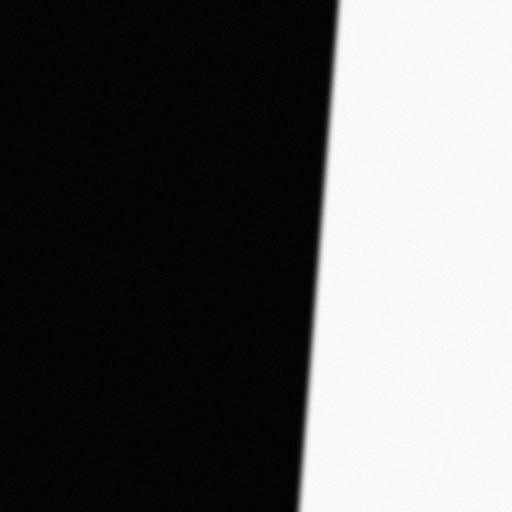
#> input picture images/fantom01.bmp, 512 x 512 px
$ python mtf_old.py   (older library calls are emulated)
#> lines starting #> are read from the running program, lines starting #| are printed output that depends on the picture
import numpy as np
import matplotlib.pyplot as plt
import cv2
from scipy.fftpack import fft
import os

M = 512
dw = 1 / M
s = 500 * 1e-6
w_param = 1

def MTF(img):
    # nalazenje pragova
    for i in range(512):
        if img[10, i] > 50:
            x11 = i
            y11 = img[10, i]
            break

    for i in range(512):
        if img[500, i] > 50:
            x21 = i
            y21 = img[500, i]
            break

    for i in range(512):
        if img[10, i] > 200:
            x12 = i
            y12 = img[10, i]
            break

    for i in range(512):
        if img[500, i] > 200:
            x22 = i
            y22 = img[500, i]
            break

    k1 = (y12 - y11) / (x12 - x11)
    # m1 = (maksimum - y11) / k1 + x11
    m1 = (125 - y11) / k1 + x11

    k2 = (y22 - y21) / (x22 - x21)
    # m2 = (maksimum - y21) / k2 + x21
    m2 = (125 - y21) / k2 + x21

    br = 0
    for i in range(512):
        if img[500, i] > 150:
            br += 1
        if img[10, i] > 150:
            break

    # d = np.abs(m1 - m2)
    d = br * 0.5
    dx = d / 489;

    if x11 == x12 and x21 == x22:
        N = 1
    else:
        N = int(np.floor(1 / dx))

    # ESF
    img_cut = img[:N, :]

    if N == 1:
        esf = np.reshape(img_cut.T, N * 512)
        # w = np.arange(0, N * M / 2 * dw, dw)
    else:
        # ako nemamo slope uzimamo samo jedan red na sredini
        esf = img[250, :]
        # w = np.arange(0, (M / 2 - 1) * dw, dw)

    # LSF
    lsf = np.gradient(esf)

    # MTF
    mtf = fft(lsf)
    mtf_normalized = np.abs(mtf[: ((N * 512) // 2)] / mtf[0])
    mtf_normalized = mtf_normalized[:M//2]
    return mtf_normalized


def img_params(img, img_number):
    # slope-> poredimo prvu pojavu belog piksela u prvom i poslednjem redu
    first = 0
    last = 0
    slope = 0
    for i in range(512):
        if img[0, i] > 100: # prag za beli pixel je 100
            first = i
            break
        if img[511, i] > 100:
            last = i
            break
    if first != last:
        slope = 1

    # [26 lines of commented-out code are left out]

    contrast = (np.max(img) - np.min(img)) / (np.max(img) + np.min(img))
    snr = 20 * np.log10(np.mean(img) / np.std(img))
    laplacian = cv2.Laplacian(img, cv2.CV_64F)
    blur = np.var(laplacian)

    return {
        'num': img_number,
        'slope': slope,
        'contrast': contrast,
        'snr': snr,
        'blur': blur,
    }

def subplot_img_mtf(img, x, y, title: str = ''):
    ideal_mtf = np.abs(np.sinc(x))
    plt.figure()
    plt.subplot(1, 2, 1)
    plt.imshow(img, cmap='gray')
    plt.subplot(1, 2, 2)
    plt.title(title)
    plt.plot(x, y)
    plt.plot(x, ideal_mtf)
    plt.xlabel('ciklusa/mm')
    plt.ylabel('MTF')
    plt.grid()
    plt.show()

def test():
    img = cv2.imread(f'images/fantom11.bmp', 0)
    params = img_params(img)
    mtf = MTF(img)
    plt.plot(mtf)
    plt.show()

def analyze(params_list):
    contrasts = [p['contrast'] for p in params_list]
    snrs = [p['snr'] for p in params_list]
    blurs = [p['blur'] for p in params_list]

    mean_contrast = np.sum(contrasts) / 16
    mean_snr = np.sum(snrs) / len(snrs)
    mean_blur = np.sum(blurs) / 16

    contrasts_desc = ['high' if c >= mean_contrast else 'low' for c in contrasts]
    snrs_desc = ['high' if s >= mean_snr else 'low' for s in snrs]
    blurs_desc = ['high' if b >= mean_blur else 'low' for b in blurs]

    w = np.linspace(0, w_param, 256)
    cutoff_f = [w[np.argmax(p['mtf'] < 0.1)] for p in params_list]

    params_desc = []
    for i in range(16):
        param_desc = {
            'img': params_list[i]['img'],
            'mtf': params_list[i]['mtf'],
            'cutoff': cutoff_f[i],
            'num': params_list[i]['num'],
            'slope': params_list[i]['slope'],
            'contrast': contrasts_desc[i],
            'snr': snrs_desc[i],
            'blur': blurs_desc[i],
        }
        params_desc.append(param_desc)
    return params_desc

if __name__ == '__main__':

    file_list = os.listdir('images')
    params_list = []

    w = np.linspace(0, w_param, 256)
    ideal_mtf = np.sinc(w/2)

    for file in file_list:
        img = cv2.imread(f'images/{file}', 0)
#> img is the input picture: shape (512, 512); min 2, max 251, mean 96.4
        img_number = int(file[6:8])
        params = img_params(img, img_number)
#> in img_params, `contrast = (np.max(img) - np.min(img)) / (np.max(img) + np.min(img))`: contrast = 0.984
#> in img_params, `snr = 20 * np.log10(np.mean(img) / np.std(img))`: snr = -1.75
#> in img_params, `laplacian = cv2.Laplacian(img, cv2.CV_64F)`:
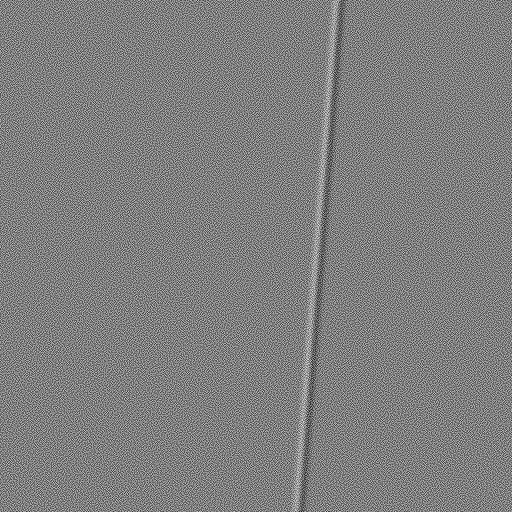
#> laplacian: shape (512, 512) float64; min -23, max 23, mean 0; drawn with min black and max white
#> in img_params, `blur = np.var(laplacian)`: blur = 40.48
#> params = {'num': 1, 'slope': 1, 'contrast': 0.984, 'snr': -1.75, 'blur': 40.48}
        params['img'] = img
        params['mtf'] = MTF(img)
#> the loop in MTF, `for i in range(512):` made 337 passes
#> y11 on pass 337: 77
#> the loop in MTF, `for i in range(512):` made 298 passes
#> y21 on pass 298: 61
#> the loop in MTF, `for i in range(512):` made 342 passes
#> y12 on pass 342: 215
#> the loop in MTF, `for i in range(512):` made 303 passes
#> y22 on pass 303: 205
#> in MTF, `k1 = (y12 - y11) / (x12 - x11)`: k1 = 27.6
#> in MTF, `m1 = (125 - y11) / k1 + x11`: m1 = 337.7
#> in MTF, `k2 = (y22 - y21) / (x22 - x21)`: k2 = 28.8
#> in MTF, `m2 = (125 - y21) / k2 + x21`: m2 = 299.2
#> after the loop in MTF, `for i in range(512):`: br = 40
#> in MTF, `d = br * 0.5`: d = 20
#> in MTF, `dx = d / 489;`: dx = 0.0409
#> in MTF, `N = int(np.floor(1 / dx))`: N = 24
#> in MTF, `img_cut = img[:N, :]`:
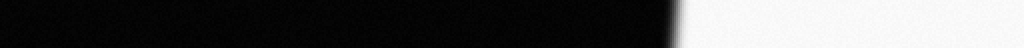
#> img_cut: shape (24, 512) (shown 2 times larger); min 2, max 251, mean 87.2
#> in MTF, `esf = img[250, :]`: esf = 512 values, max 251 at index 327, min 2 at index 1, mean 96.14
#> in MTF, `lsf = np.gradient(esf)`: lsf = 512 values, max 30.5 at index 318, min -2 at index 11, mean 0.484
#> in MTF, `mtf_normalized = np.abs(mtf[: ((N * 512) // 2)] / mtf[0])`: mtf_normalized = 512 values, max 1 at index 0, min 0.00291 at index 253, mean 0.189
#> in MTF, `mtf_normalized = mtf_normalized[:M//2]`: mtf_normalized = 256 values, max 1 at index 0, min 0.00291 at index 253, mean 0.191
        params_list.append(params)
        subplot_img_mtf(params['img'], w, params['mtf'], '')
#> in subplot_img_mtf, `plt.show()`:
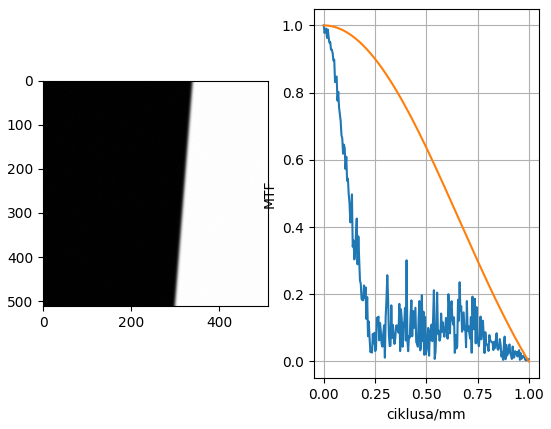
#> figure drawn by matplotlib, 2 panels; panel 2: curve peaks at x = 0, y = 1; panel 2: curve peaks at x = 0, y = 1
#> pass 2 of the loop `for file in file_list:`:
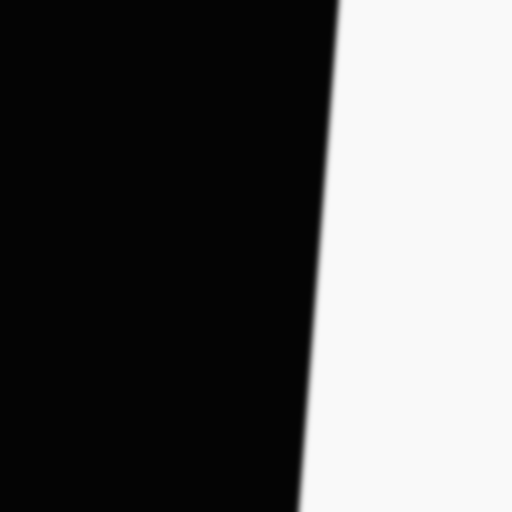
#> input picture images/fantom02.bmp, 512 x 512 px
#> img is the input picture: shape (512, 512); min 4, max 249, mean 96.4
#> contrast = 0.968
#> in img_params (call 2), `laplacian = cv2.Laplacian(img, cv2.CV_64F)`:
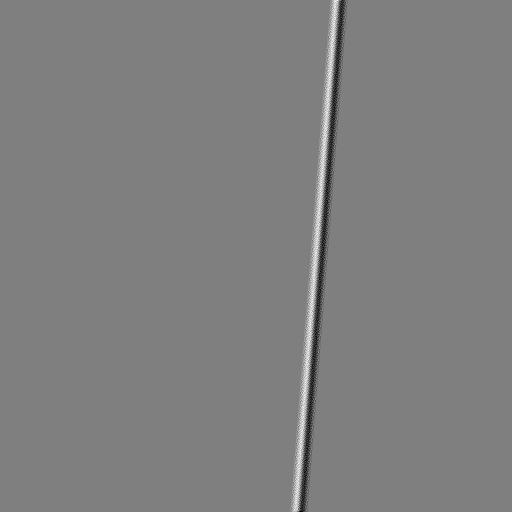
#> laplacian: shape (512, 512) float64; min -9, max 9, mean -1.91e-05; drawn with min black and max white
#> blur = 0.628
#> params = {'num': 2, 'slope': 1, 'contrast': 0.968, 'snr': -1.75, 'blur': 0.628}
#> the loop in MTF (call 2), `for i in range(512):` made 337 passes
#> y11 on pass 337: 75
#> the loop in MTF (call 2), `for i in range(512):` made 298 passes
#> y21 on pass 298: 63
#> the loop in MTF (call 2), `for i in range(512):` made 342 passes
#> the loop in MTF (call 2), `for i in range(512):` made 303 passes
#> y22 on pass 303: 206
#> in subplot_img_mtf (call 2), `plt.show()`:
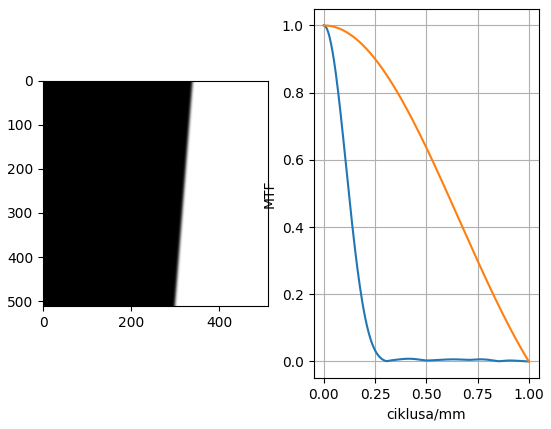
#> figure drawn by matplotlib, 2 panels; panel 2: curve peaks at x = 0, y = 1; panel 2: curve peaks at x = 0, y = 1
#> pass 3 of the loop `for file in file_list:`:
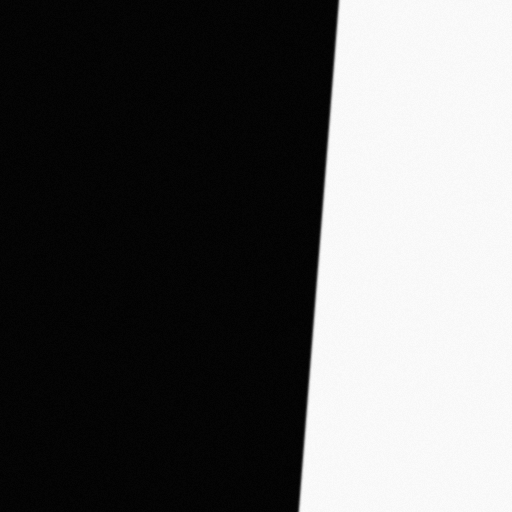
#> input picture images/fantom03.bmp, 512 x 512 px
#> img is the input picture: shape (512, 512); min 2, max 251, mean 96.4
#> contrast = 0.984
#> snr = -1.79
#> in img_params (call 3), `laplacian = cv2.Laplacian(img, cv2.CV_64F)`:
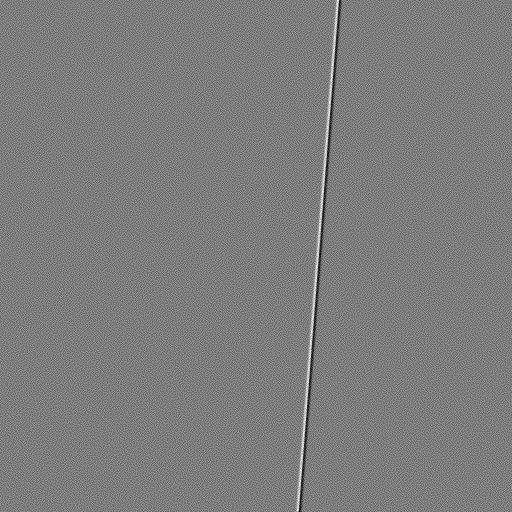
#> laplacian: shape (512, 512) float64; min -53, max 55, mean 0; drawn with min black and max white
#> blur = 50.36
#> params = {'num': 3, 'slope': 1, 'contrast': 0.984, 'snr': -1.79, 'blur': 50.36}
#> img_cut: shape (25, 512)
#> in subplot_img_mtf (call 3), `plt.show()`:
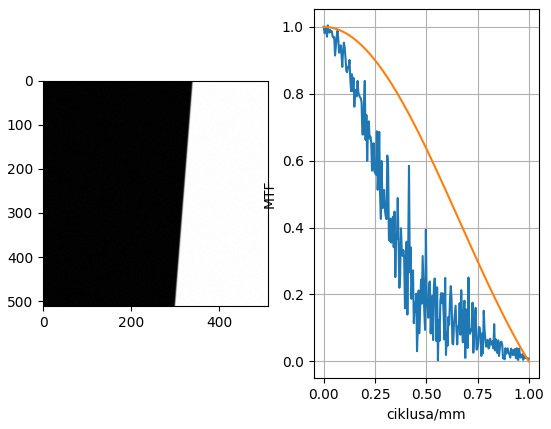
#> figure drawn by matplotlib, 2 panels; panel 2: curve peaks at x = 0.0196, y = 1; panel 2: curve peaks at x = 0, y = 1
#> the loop made 4 passes; the first 3 are shown

#> (the run stopped early here; a loop or call above may not have finished)
